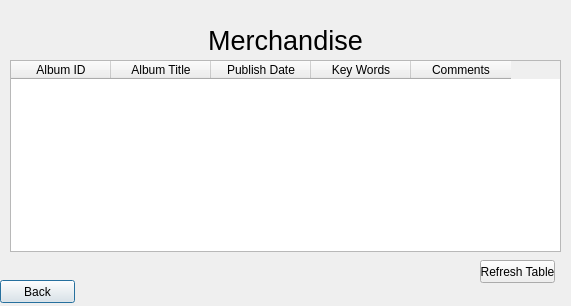
<?xml version="1.0" encoding="UTF-8"?>
<ui version="4.0">
 <class>Merchandise_View</class>
 <widget class="QDialog" name="Merchandise_View">
  <property name="geometry">
   <rect>
    <x>0</x>
    <y>0</y>
    <width>571</width>
    <height>306</height>
   </rect>
  </property>
  <property name="windowTitle">
   <string>View Merchandise</string>
  </property>
  <widget class="QPushButton" name="ViewMerchandise_BackButton">
   <property name="geometry">
    <rect>
     <x>0</x>
     <y>280</y>
     <width>75</width>
     <height>23</height>
    </rect>
   </property>
   <property name="text">
    <string>Back</string>
   </property>
  </widget>
  <widget class="QPushButton" name="MerchandiseView_RefreshTableButton">
   <property name="geometry">
    <rect>
     <x>480</x>
     <y>260</y>
     <width>75</width>
     <height>23</height>
    </rect>
   </property>
   <property name="text">
    <string>Refresh Table</string>
   </property>
  </widget>
  <widget class="QLabel" name="Albums_MainMenuText">
   <property name="geometry">
    <rect>
     <x>0</x>
     <y>30</y>
     <width>571</width>
     <height>20</height>
    </rect>
   </property>
   <property name="font">
    <font>
     <pointsize>20</pointsize>
    </font>
   </property>
   <property name="text">
    <string>Merchandise</string>
   </property>
   <property name="alignment">
    <set>Qt::AlignCenter</set>
   </property>
  </widget>
  <widget class="QTableWidget" name="MerchandiseView">
   <property name="geometry">
    <rect>
     <x>10</x>
     <y>60</y>
     <width>551</width>
     <height>192</height>
    </rect>
   </property>
   <column>
    <property name="text">
     <string>Album ID</string>
    </property>
   </column>
   <column>
    <property name="text">
     <string>Album Title</string>
    </property>
   </column>
   <column>
    <property name="text">
     <string>Publish Date</string>
    </property>
   </column>
   <column>
    <property name="text">
     <string>Key Words</string>
    </property>
   </column>
   <column>
    <property name="text">
     <string>Comments</string>
    </property>
   </column>
  </widget>
 </widget>
 <resources/>
 <connections>
  <connection>
   <sender>ViewMerchandise_BackButton</sender>
   <signal>clicked()</signal>
   <receiver>Merchandise_View</receiver>
   <slot>BackButton()</slot>
   <hints>
    <hint type="sourcelabel">
     <x>53</x>
     <y>290</y>
    </hint>
    <hint type="destinationlabel">
     <x>74</x>
     <y>305</y>
    </hint>
   </hints>
  </connection>
  <connection>
   <sender>MerchandiseView_RefreshTableButton</sender>
   <signal>clicked()</signal>
   <receiver>Merchandise_View</receiver>
   <slot>RefreshMerchandise()</slot>
   <hints>
    <hint type="sourcelabel">
     <x>499</x>
     <y>273</y>
    </hint>
    <hint type="destinationlabel">
     <x>496</x>
     <y>639</y>
    </hint>
   </hints>
  </connection>
 </connections>
 <slots>
  <slot>BackButton()</slot>
  <slot>RefreshMerchandise()</slot>
 </slots>
</ui>
